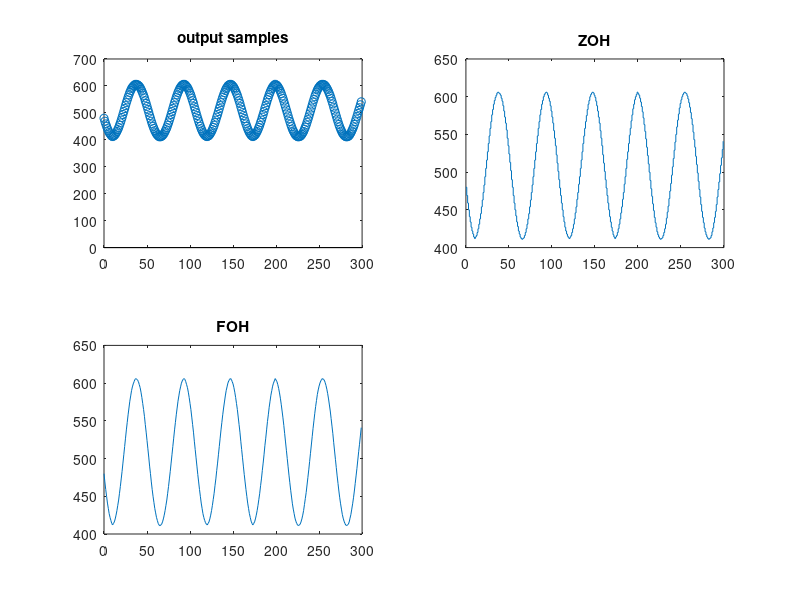

This figure's MATLAB source:
% Test signal was a 0.5V amplitude, 50 Hz sine wave with a 2.5V offset. Test
% noise of 1.1 KHz was added to evaluate filter performance. 

% The cuttoff frequency of the filter was 0.02*fs or 56 Hz. 


% below are some output samples from the chip (taken using a logic analyzer)
fID = fopen('logic_bus_output_kernel_length_17.txt', 'r');
data = textscan(fID,'%s');
fclose(fID);
x = str2double(data{1}(1:300))';
n = 0:length(x)-1;

subplot(2,2,1); stem(n,x,'Linestyle','none'); title('output samples');
subplot(2,2,2); stairs(n,x); title('ZOH');
subplot(2,2,3); plot(n,x); title('FOH'); 

% The period is about 56 samples

% Each sample on logic analyzer takes 383.7us, which gives a frequency of
% about 47 Hz, very close to input 50 Hz.

% The max for a 10 bit output is 1024, input signal was 1V amplitude with
% 2.5V offset. Looking at the figures, the offset is around 516 units, with
% 516/1024 =~ 0.5. This is acceptable because 2.5V is half of the reference
% voltage on the chip.

% Max = 605 and min = 410, averaging a 97.5 unit swing, (98/1024)*5V = 0.5V
% which is also acceptable because the input target signal swings between
% 3V and 2V

% Visual simililarity to a sinusoid is ok. 

% Overall, both interpolations show acceptable analog reconstruction (the
% code works!!!!!)

